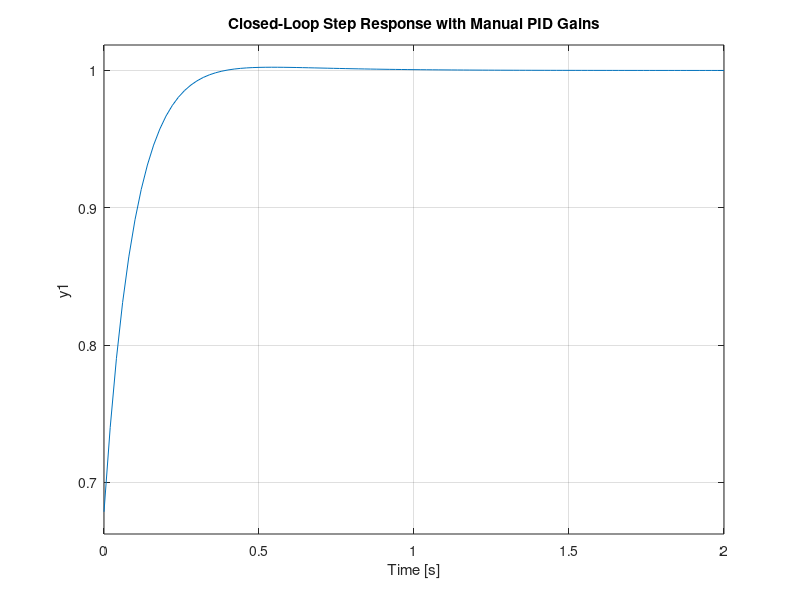

This figure's MATLAB source: (Note: this script raises an error after producing the figure.)
% Define "s" as a Laplace variable
s = tf('s');

% Define your servo transfer function G(s)
servoTF = (2.112*s + 8.447) / (s + 3.444);

% Display or check the transfer function
disp('Servo Transfer Function:');
servoTF

%% MANUAL PID TUNNING
% Example gains (these are placeholders—tune as needed)
Kp = 1.0;
Ki = 15.0;
Kd = 0.0;

% Build a PID controller: C(s) = Kp + Ki/s + Kd*s
C = pid(Kp, Ki, Kd);

% Form the open-loop transfer function L(s) = C(s)*G(s)
L = C*servoTF;

% Analyze the closed-loop transfer T(s) = L(s) / (1 + L(s))
T = feedback(L, 1);

% Plot step response of the closed-loop
figure;
step(T);
grid on;
title('Closed-Loop Step Response with Manual PID Gains');

%% AUTOMATED PID TUNNING
% We specify the type of controller. 'pid' gives a full PID.
% You could also try 'pidf' (PID with filter on derivative), 'pi', etc.
[C_tuned, info] = pidtune(servoTF, 'pid');

disp('Automatically tuned PID Controller:');
C_tuned

% Evaluate the closed-loop response with these tuned gains
T_tuned = feedback(C_tuned * servoTF, 1);

% Step response
figure;
step(T_tuned);
grid on;
title('Closed-Loop Step Response with Tuned PID Gains');

% Optional: look at other performance metrics
info
